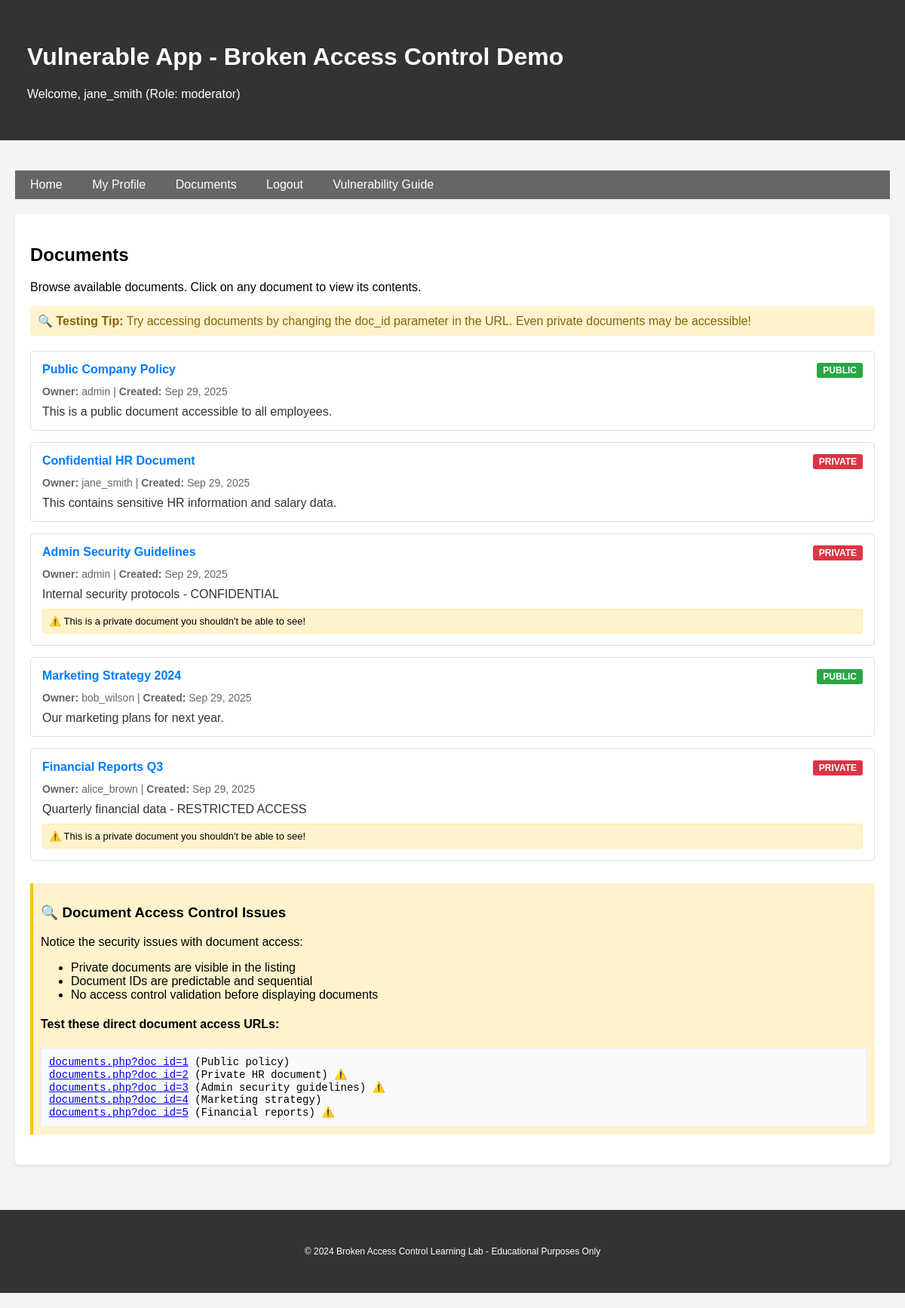
Page /documents.php (signed in) on the committed database.
### tables this page shows
CREATE TABLE users (
    id INT AUTO_INCREMENT PRIMARY KEY,
    username VARCHAR(50) UNIQUE NOT NULL,
    password VARCHAR(255) NOT NULL,
    email VARCHAR(100),
    role ENUM('user', 'admin', 'moderator') DEFAULT 'user',
    created_at TIMESTAMP DEFAULT CURRENT_TIMESTAMP,
    is_active BOOLEAN DEFAULT TRUE
);

CREATE TABLE documents (
    id INT AUTO_INCREMENT PRIMARY KEY,
    title VARCHAR(255) NOT NULL,
    content TEXT,
    owner_id INT,
    is_private BOOLEAN DEFAULT FALSE,
    created_at TIMESTAMP DEFAULT CURRENT_TIMESTAMP,
    FOREIGN KEY (owner_id) REFERENCES users(id) ON DELETE CASCADE
);

### src/config.php (called while the page is built, shortened)
<?php
function getConnection() {
    static $pdo = null;
    if ($pdo === null) {
        try {
            $dsn = "mysql:host=" . DB_HOST . ";dbname=" . DB_NAME . ";charset=utf8mb4";
            $pdo = new PDO($dsn, DB_USER, DB_PASS, [
                PDO::ATTR_ERRMODE => PDO::ERRMODE_EXCEPTION,
                PDO::ATTR_DEFAULT_FETCH_MODE => PDO::FETCH_ASSOC,
                PDO::ATTR_EMULATE_PREPARES => false,
            ]);
        } catch (PDOException $e) {
            die("Connection failed: " . $e->getMessage());
        }
    }
    return $pdo;
}
function isLoggedIn() {
    return isset($_SESSION['user_id']);
}
function getCurrentUser() {
    $pdo = getConnection();
    $stmt = $pdo->prepare("SELECT * FROM users WHERE id = ?");
    $stmt->execute([$_SESSION['user_id']]);
    return $stmt->fetch();
}
function isAdmin() {
    $user = getCurrentUser();
    return $user && $user['role'] === 'admin';
}
function sanitizeInput($input) {
    return htmlspecialchars(trim($input), ENT_QUOTES, 'UTF-8');
}
?>

### src/documents.php (the view, shortened to what this page needs)
<?php
require_once 'config.php';
$doc_id = $_GET['doc_id'] ?? null;
$pdo = getConnection();
if ($doc_id) {
    $stmt = $pdo->prepare("SELECT d.*, u.username as owner_name FROM documents d LEFT JOIN users u ON d.owner_id = u.id WHERE d.id = ?");
    $stmt->execute([$doc_id]);
    $document = $stmt->fetch();
    if (!$document) {
        $error = "Document not found.";
    }
} else {
    $stmt = $pdo->query("SELECT d.*, u.username as owner_name FROM documents d LEFT JOIN users u ON d.owner_id = u.id ORDER BY d.created_at DESC");
    $documents = $stmt->fetchAll();
}
$current_user = getCurrentUser();
include 'header.php';
?>
<h2>Documents</h2>
<?php if (isset($document)): ?>
    <?php if (isset($error)): ?>
        <div class="alert alert-danger"><?php echo sanitizeInput($error); ?></div>
    <?php else: ?>
        <?php if ($document['is_private'] && $document['owner_id'] != $current_user['id']): ?>
            <div class="alert alert-danger">
                <strong>🚨 UNAUTHORIZED ACCESS:</strong> You are viewing a private document that doesn't belong to you!
                This is a critical security violation.
            </div>
        <?php endif; ?>
        <div style="background: white; border: 1px solid #ddd; padding: 20px; border-radius: 5px;">
            <h3><?php echo sanitizeInput($document['title']); ?></h3>
            <div style="margin: 15px 0; padding: 10px; background: #f8f9fa; border-left: 4px solid #007bff;">
                <strong>Owner:</strong> <?php echo sanitizeInput($document['owner_name']); ?><br>
                <strong>Created:</strong> <?php echo date('F j, Y g:i A', strtotime($document['created_at'])); ?><br>
                <strong>Status:</strong>
                <span style="color: <?php echo $document['is_private'] ? 'red' : 'green'; ?>;">
                    <?php echo $document['is_private'] ? 'PRIVATE' : 'PUBLIC'; ?>
                </span>
            </div>
            <div style="border-top: 1px solid #eee; padding-top: 15px; line-height: 1.6;">
                <?php echo nl2br(sanitizeInput($document['content'])); ?>
            </div>
        </div>
        <div style="margin-top: 20px;">
            <a href="documents.php"><button>← Back to Documents</button></a>
        </div>
        <div class="vulnerability-info" style="margin-top: 30px;">
            <h3>🔍 Document Access Vulnerability</h3>
            <p>This demonstrates unauthorized document access:</p>
            <ul>
                <li>No authorization check to verify document access permissions</li>
                <li>Private documents are accessible by changing the doc_id parameter</li>
                <li>Sensitive information is exposed to unauthorized users</li>
            </ul>
        </div>
    <?php endif; ?>
<?php else: ?>
    <?php if (isset($documents)): ?>
        <p>Browse available documents. Click on any document to view its contents.</p>
        <div class="alert alert-warning">
            <strong>🔍 Testing Tip:</strong> Try accessing documents by changing the doc_id parameter in the URL.
            Even private documents may be accessible!
        </div>
        <div style="display: grid; gap: 15px; margin-top: 20px;">
            <?php foreach ($documents as $doc): ?>
                <div style="border: 1px solid #ddd; padding: 15px; border-radius: 5px; background: white;">
                    <div style="display: flex; justify-content: space-between; align-items: start; margin-bottom: 10px;">
                        <h4 style="margin: 0;">
                            <a href="documents.php?doc_id=<?php echo $doc['id']; ?>" style="text-decoration: none; color: #007bff;">
                                <?php echo sanitizeInput($doc['title']); ?>
                            </a>
                        </h4>
                        <span style="padding: 3px 8px; border-radius: 3px; font-size: 12px; font-weight: bold; color: white; background-color: <?php echo $doc['is_private'] ? '#dc3545' : '#28a745'; ?>;">
                            <?php echo $doc['is_private'] ? 'PRIVATE' : 'PUBLIC'; ?>
                        </span>
                    </div>
                    <div style="font-size: 14px; color: #666; margin-bottom: 10px;">
                        <strong>Owner:</strong> <?php echo sanitizeInput($doc['owner_name']); ?> |
                        <strong>Created:</strong> <?php echo date('M j, Y', strtotime($doc['created_at'])); ?>
                    </div>
                    <div style="color: #333;">
                        <?php
                        $preview = substr($doc['content'], 0, 150);
                        echo sanitizeInput($preview) . (strlen($doc['content']) > 150 ? '...' : '');
                        ?>
                    </div>
                    <?php if ($doc['is_private'] && $doc['owner_id'] != $current_user['id']): ?>
                        <div style="margin-top: 10px; padding: 8px; background: #fff3cd; border: 1px solid #ffeaa7; border-radius: 3px; font-size: 13px;">
                            ⚠️ This is a private document you shouldn't be able to see!
                        </div>
                    <?php endif; ?>
                </div>
            <?php endforeach; ?>
        </div>
        <div class="vulnerability-info" style="margin-top: 30px;">
            <h3>🔍 Document Access Control Issues</h3>
            <p>Notice the security issues with document access:</p>
            <ul>
                <li>Private documents are visible in the listing</li>
                <li>Document IDs are predictable and sequential</li>
                <li>No access control validation before displaying documents</li>
            </ul>
            <h4>Test these direct document access URLs:</h4>
            <div class="code-example">
                <a href="documents.php?doc_id=1">documents.php?doc_id=1</a> (Public policy)<br>
                <a href="documents.php?doc_id=2">documents.php?doc_id=2</a> (Private HR document) ⚠️<br>
                <a href="documents.php?doc_id=3">documents.php?doc_id=3</a> (Admin security guidelines) ⚠️<br>
                <a href="documents.php?doc_id=4">documents.php?doc_id=4</a> (Marketing strategy)<br>
                <a href="documents.php?doc_id=5">documents.php?doc_id=5</a> (Financial reports) ⚠️
            </div>
        </div>
    <?php endif; ?>
<?php endif; ?>
<?php include 'footer.php'; ?>

### src/header.php (shortened to what this page needs)
<!DOCTYPE html>
<html lang="en">
<head>
</head>
<body>
    <div class="header">
        <div class="container">
            <h1><?php echo APP_NAME; ?></h1>
            <?php if (isLoggedIn()): ?>
                <p>Welcome, <?php echo sanitizeInput(getCurrentUser()['username']); ?>
                (Role: <?php echo sanitizeInput(getCurrentUser()['role']); ?>)</p>
            <?php endif; ?>
        </div>
    </div>
    <div class="container">
        <nav class="nav">
            <a href="index.php">Home</a>
            <?php if (isLoggedIn()): ?>
                <a href="profile.php">My Profile</a>
                <a href="documents.php">Documents</a>
                <?php if (isAdmin()): ?>
                    <a href="admin.php">Admin Panel</a>
                <?php endif; ?>
                <a href="logout.php">Logout</a>
            <?php else: ?>
                <a href="login.php">Login</a>
                <a href="register.php">Register</a>
            <?php endif; ?>
            <a href="vulnerabilities.php">Vulnerability Guide</a>
        </nav>
        <div class="content">

### src/header.php (style rules this page uses)
body { font-family: Arial, sans-serif; margin: 0; padding: 0; background-color: #f4f4f4; }
.container { max-width: 1200px; margin: 0 auto; padding: 20px; }
.header { background-color: #333; color: white; padding: 1rem; margin-bottom: 20px; }
.nav { background-color: #666; padding: 10px; margin-bottom: 20px; }
.nav a { color: white; text-decoration: none; margin-right: 15px; padding: 5px 10px; border-radius: 3px; }
.content { background-color: white; padding: 20px; border-radius: 5px; box-shadow: 0 2px 5px rgba(0,0,0,0.1); }
.alert { padding: 10px; margin-bottom: 20px; border-radius: 4px; }
.alert-warning { background-color: #fff3cd; border-color: #ffeaa7; color: #856404; }
.vulnerability-info { background-color: #fff3cd; border-left: 4px solid #ffc107; padding: 10px; margin: 20px 0; }
.code-example { background-color: #f8f9fa; border: 1px solid #e9ecef; padding: 10px; font-family: monospace; font-size: 14px; overflow-x: auto; }

### rows in the picture
users: username "jane_smith", role "moderator"
documents: title "Public Company Policy", is_private "PUBLIC", owner.username "admin", created_at "Sep 29, 2025", content "This is a public document accessible to all employees."
documents: title "Confidential HR Document", is_private "PRIVATE", owner.username "jane_smith", created_at "Sep 29, 2025", content "This contains sensitive HR information and salary data."
documents: title "Admin Security Guidelines", is_private "PRIVATE", owner.username "admin", created_at "Sep 29, 2025", content "Internal security protocols - CONFIDENTIAL", shows "⚠️ This is a private document you shouldn't be able to see!"
documents: title "Marketing Strategy 2024", is_private "PUBLIC", owner.username "bob_wilson", created_at "Sep 29, 2025", content "Our marketing plans for next year."
documents: title "Financial Reports Q3", is_private "PRIVATE", owner.username "alice_brown", created_at "Sep 29, 2025", content "Quarterly financial data - RESTRICTED ACCESS", shows "⚠️ This is a private document you shouldn't be able to see!"

### other values in the picture
APP_NAME "Vulnerable App - Broken Access Control Demo"
